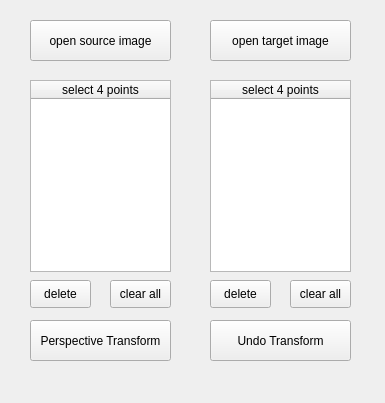
<?xml version="1.0" encoding="UTF-8"?>
<ui version="4.0">
 <class>MainWindow</class>
 <widget class="QMainWindow" name="MainWindow">
  <property name="geometry">
   <rect>
    <x>0</x>
    <y>0</y>
    <width>385</width>
    <height>403</height>
   </rect>
  </property>
  <property name="windowTitle">
   <string>MainWindow</string>
  </property>
  <widget class="QWidget" name="centralWidget">
   <widget class="QPushButton" name="btn_src_open">
    <property name="geometry">
     <rect>
      <x>30</x>
      <y>20</y>
      <width>141</width>
      <height>41</height>
     </rect>
    </property>
    <property name="text">
     <string>open source image</string>
    </property>
   </widget>
   <widget class="QPushButton" name="btn_tar_open">
    <property name="geometry">
     <rect>
      <x>210</x>
      <y>20</y>
      <width>141</width>
      <height>41</height>
     </rect>
    </property>
    <property name="text">
     <string>open target image</string>
    </property>
   </widget>
   <widget class="QTreeWidget" name="tree_src_point">
    <property name="geometry">
     <rect>
      <x>30</x>
      <y>80</y>
      <width>141</width>
      <height>192</height>
     </rect>
    </property>
    <column>
     <property name="text">
      <string>select 4 points</string>
     </property>
     <property name="textAlignment">
      <set>AlignCenter</set>
     </property>
    </column>
   </widget>
   <widget class="QTreeWidget" name="tree_tar_point">
    <property name="geometry">
     <rect>
      <x>210</x>
      <y>80</y>
      <width>141</width>
      <height>192</height>
     </rect>
    </property>
    <column>
     <property name="text">
      <string>select 4 points</string>
     </property>
     <property name="textAlignment">
      <set>AlignCenter</set>
     </property>
    </column>
   </widget>
   <widget class="QPushButton" name="btn_src_del">
    <property name="geometry">
     <rect>
      <x>30</x>
      <y>280</y>
      <width>61</width>
      <height>28</height>
     </rect>
    </property>
    <property name="text">
     <string>delete</string>
    </property>
   </widget>
   <widget class="QPushButton" name="btn_src_clear">
    <property name="geometry">
     <rect>
      <x>110</x>
      <y>280</y>
      <width>61</width>
      <height>28</height>
     </rect>
    </property>
    <property name="text">
     <string>clear all</string>
    </property>
   </widget>
   <widget class="QPushButton" name="btn_tar_del">
    <property name="geometry">
     <rect>
      <x>210</x>
      <y>280</y>
      <width>61</width>
      <height>28</height>
     </rect>
    </property>
    <property name="text">
     <string>delete</string>
    </property>
   </widget>
   <widget class="QPushButton" name="btn_tar_clear">
    <property name="geometry">
     <rect>
      <x>290</x>
      <y>280</y>
      <width>61</width>
      <height>28</height>
     </rect>
    </property>
    <property name="text">
     <string>clear all</string>
    </property>
   </widget>
   <widget class="QPushButton" name="btn_perspective">
    <property name="geometry">
     <rect>
      <x>30</x>
      <y>320</y>
      <width>141</width>
      <height>41</height>
     </rect>
    </property>
    <property name="text">
     <string>Perspective Transform</string>
    </property>
   </widget>
   <widget class="QPushButton" name="btn_undo">
    <property name="geometry">
     <rect>
      <x>210</x>
      <y>320</y>
      <width>141</width>
      <height>41</height>
     </rect>
    </property>
    <property name="text">
     <string>Undo Transform</string>
    </property>
   </widget>
  </widget>
 </widget>
 <layoutdefault spacing="6" margin="11"/>
 <resources/>
 <connections/>
</ui>
